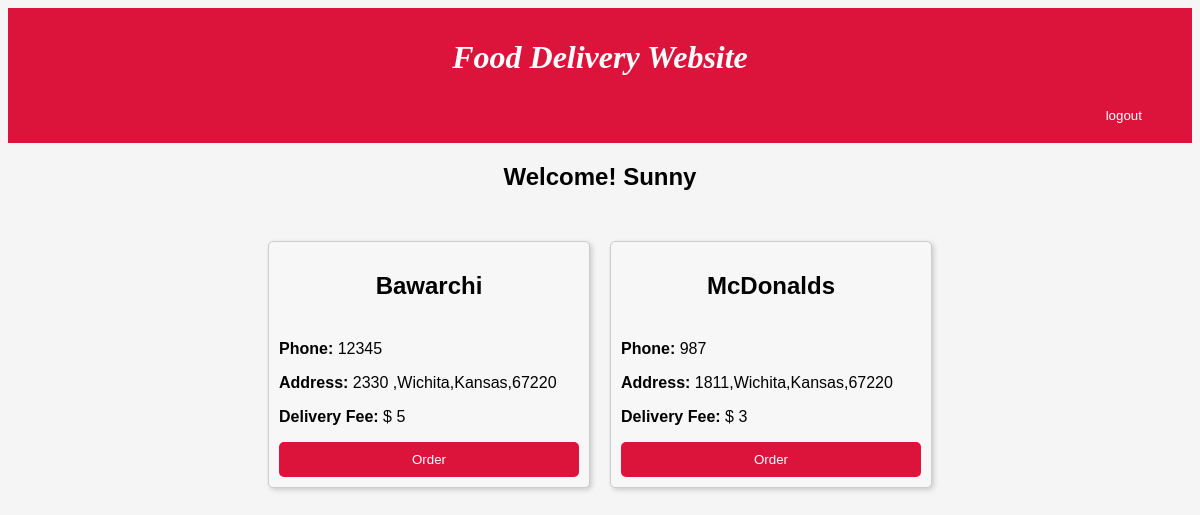
Screenshot of /user_home (signed in) with the database file from the repository.
### tables this page shows
CREATE TABLE customers (CustomerId INTEGER PRIMARY KEY AUTOINCREMENT, CustomerName VARCHAR(100),Phone VARCHAR(10),Street VARCHAR(50),City VARHCAR(50),State VARCHAR(50),Pincode INTEGER,Email VARCHAR(50),Password VARCHAR(15));

CREATE TABLE restaurants (RestaurantId INTEGER PRIMARY KEY AUTOINCREMENT, RestaurantName VARCHAR(100),Phone VARCHAR(10),Street VARCHAR(50),City VARHCAR(50),State VARCHAR(50),Pincode INTEGER,Email VARCHAR(50),Password VARCHAR(15),DeliveryFee INTEGER);

### food.py (the view)
@app.route('/user_home',methods=['POST','GET'])
def user_home():
    CustId=session['UserId']
    c.execute("SELECT * FROM customers WHERE CustomerId=?",(CustId,))
    conn.commit()
    user=c.fetchone()
    c.execute("SELECT * FROM restaurants")
    conn.commit()
    restaurants=c.fetchall()
    if request.method == 'POST'and request.form['action']=='Order':
        RestId=request.form['RestId']
        RestName=request.form['RestName']
        session['RestId']=RestId
        session['RestName']=RestName
        return redirect('/menu')
    elif request.method == 'POST'and request.form['action']=='logout':
        return redirect('/logout')
    return render_template('user_home.html',profile=user[1],restaurants=restaurants)

### templates/user_home.html (shortened to what this page needs)
<!DOCTYPE html>
<html lang="en">
<head>
  <link rel="stylesheet" href="{{ url_for('static',filename='styles.css')}}">
</head>
<body>
  <header>
    <h1>Food Delivery Website</h1>
    <div>
      <form method="POST">
        <div style="height : 10%; width: 10%; float:right;">
          <input type="submit" name=action value="logout">
        </div>
      </form>
    </div>
  </header>
  <h2>Welcome! {{profile}}</h2>
  <main>
    {%for restaurant in restaurants%}
    <div class="item">
      <form method="POST">
        <h2>{{restaurant[1]}}</h2>
        <p><strong>Phone: </strong>{{restaurant[2]}}</p>
        <p><strong>Address: </strong>{{restaurant[3]}},{{restaurant[4]}},{{restaurant[5]}},{{restaurant[6]}}</p>
        <p><strong>Delivery Fee: </strong>$ {{restaurant[9]}}</p>
        <input type="submit" name="action" value="Order">
      </form>
    </div>
    {% endfor %}
  </main>
</body>
</html>

### static/styles.css (style rules this page uses)
header { overflow: hidden; text-align: center; color: white; font-family: "Comic Sans MS", "Comic Sans", cursive; font-style: italic; background-color: crimson; padding: 10px; }
main { display: flex; flex-wrap: wrap; justify-content: center; padding: 20px; }
h2 { text-align: center; }
body { background-color: #F5F5F5; font-family: Arial, sans-serif; }
input[type="submit"] { background-color: crimson; color: #fff; border: none; padding: 10px; border-radius: 5px; cursor: pointer; width: 100%; }
.item { background-color: #f7f7f7; border: 1px solid #ccc; border-radius: 5px; box-shadow: 2px 2px 5px #ccc; margin: 10px; padding: 10px; width: 300px; }

### rows the page displays
customers: CustomerName "Sunny"
restaurants: RestaurantName "Bawarchi", Phone "12345", Street "2330", City "Wichita", State "Kansas", Pincode "67220", DeliveryFee "5"
restaurants: RestaurantName "McDonalds", Phone "987", Street "1811", City "Wichita", State "Kansas", Pincode "67220", DeliveryFee "3"
